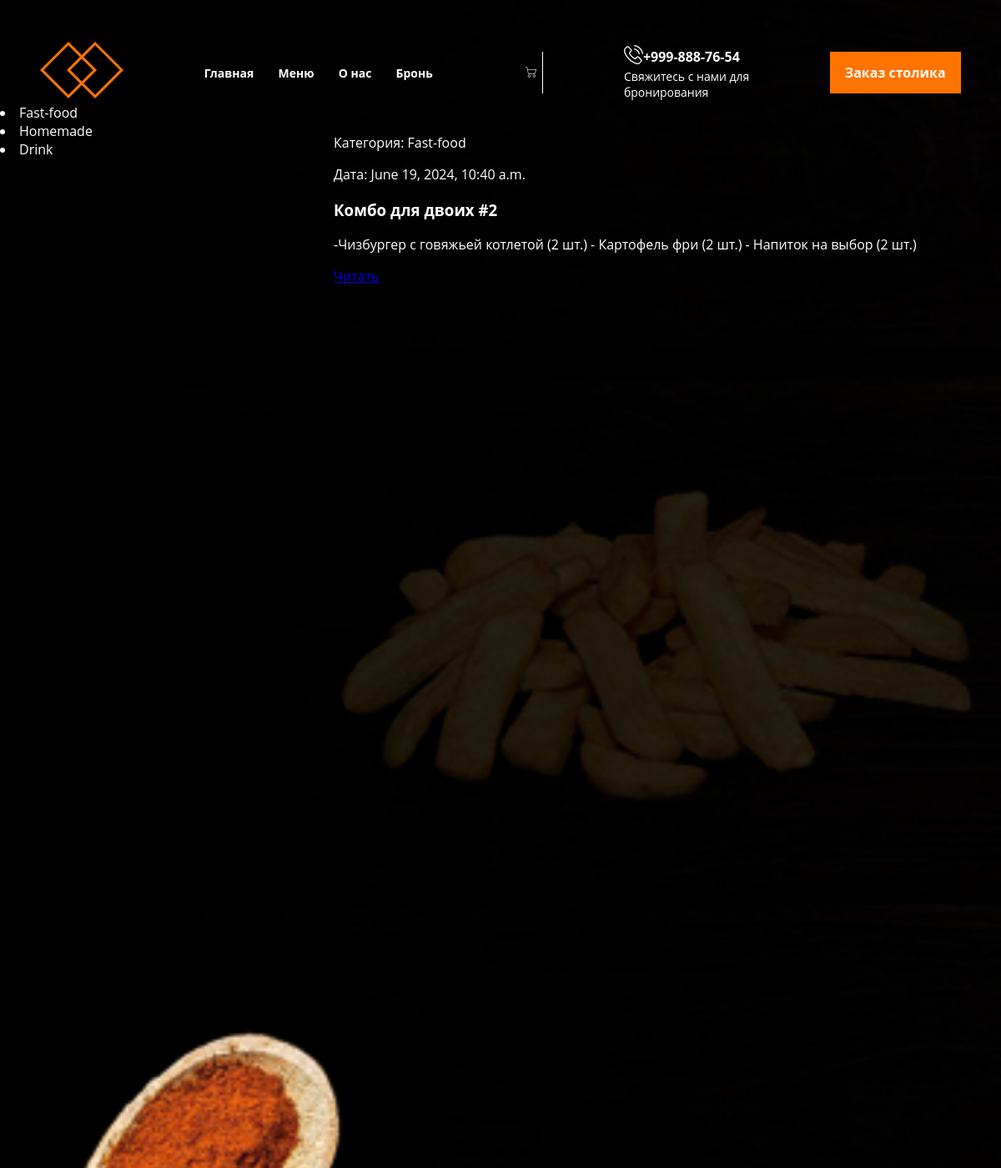
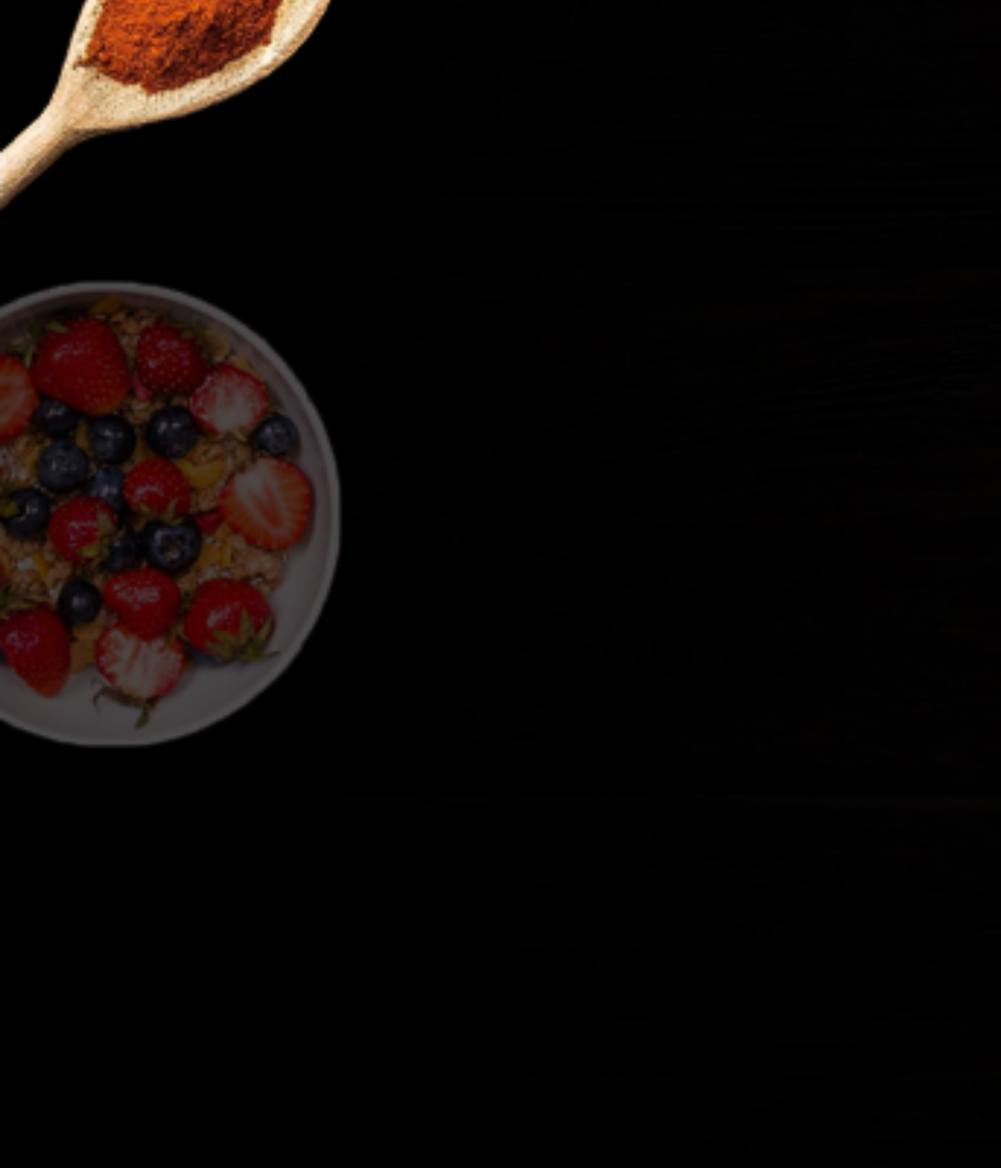
The app's page /post/1/ with its own data (2 pictures, top to bottom).
### myapp/models.py (models this page shows, shortened)
class category(models.Model):
    name=models.CharField(max_length=255,db_index=True, verbose_name='Имя')
    slug=models.SlugField(max_length=255,db_index=True,unique=True,verbose_name="Ссылка")
    def get_absolute_url(self):
            return reverse('category', kwargs={'category_id': self.pk})

class Posts(models.Model):
    title=models.CharField(max_length=255)
    content=models.CharField(max_length=500)
    price=models.CharField(max_length=500,null=True)
    is_publicated=models.BooleanField(blank=True, default=True)
    photo=models.ImageField(upload_to='photos/%Y/%m/%d')
    time_update = models.DateTimeField(auto_now=True)
    time_create = models.DateTimeField(auto_now_add=True)
    category = models.ForeignKey('category',on_delete=models.PROTECT, null=True)
    def get_absolute_url(self):
        return reverse('post', kwargs={'post_id': self.pk})

### myapp/views.py (the view)
# urls.py: path('post/<int:post_id>/', show_post, name='post'),
def show_post(request, post_id):
    post = get_object_or_404(Posts, id=post_id)
    all_category=category.objects.all()
    return render(request, 'posts.html',{'chab':chab,'post':post,'all_category':all_category})

### myapp/templates/posts.html (shortened to what this page needs)
{% extends  'base2.html' %}
{% load static %}
{% block zzz %}
<div class="post">
    <div class="article-panel">
        <p class="first">Категория: {{ post.category.name }}</p>
        <p class="last">Дата: {{ post.time_update }}</p>
    </div>
    <h3>{{ post.title }}</h3>
    <p>{{ post.content | linebreaks }}</p>
    <p class="link-read-post"><a href="{{ post.get_absolute_url }}">Читать</a></p>
</div>
{% endblock zzz %}

### myapp/templates/base2.html (shortened to what this page needs)
{% load static %}
<!DOCTYPE html>
<html lang="en">
<head>
    <link rel="stylesheet" href="{% static 'css/base2.css' %}">
</head>
<body>
<div class="sa">
    <div class="container">
        <div class="header_line">
            <div class="header_logo">
                <img src="{% static 'css/logo.png' %}" alt="">
            </div>
            <div class="nav">
            {% for i in chab %}
                    <a class="nav-item" href="{% url i.url_name %}">{{ i.title }}</a>
            {% endfor %}
            </div>
            <div class="cart">
                <a href="#">
                    <img class="cart-img" src="{% static 'css/cart.png' %}" alt="">
                </a>
            </div>
            <div class="phone">
                <div class="font-holder">
                    <div class="phone-img">
                        <img src="{% static 'css/phone.png' %}" alt="">
                    </div>
                    <div class="number"><a class="num" href="#">+999-888-76-54</a></div>
                </div>
                <div class="phone-text">
                    Свяжитесь с нами для <br> бронирования
                </div>
            </div>
            <div class="btn">
                <a class="button" href="#">Заказ столика</a>
            </div>
        </div>
    </div>
    <div class="glav_category">
        <div class="header-category">
            <div class="category">
                {% for c in all_category %}
                <li><a class="cat" href="{{ c.get_absolute_url }}">{{c.name}}</a></li>
                {% endfor %}
            </div>
            <div class="post">
                {% block zzz %}
                {% endblock zzz %}
            </div>
        </div>
    </div>
</div>
</body>
</html>

### static/css/base2.css (style rules this page uses)
body { margin: 0; font-family: 'Open Sans', sans-serif; }
.header_line { padding-top: 50px; display: flex; align-items: center ; justify-content: space-around; }
.nav-item { color: white; text-decoration: none; font-weight: 700; font-size: 14px; margin-right: 25px; transition: color 0.4s linear; }
.cart { position: relative; border-right: 1px solid #fff; padding-right: 10px; height: 50px; }
.cart-img { position: absolute; top: 18px; right: 7px; }
.num { color: white; text-decoration: none; font-weight: 700; transition: color 0.4s linear; }
.phone-text { font-size: 14px; color: #fff; font-weight: 400; }
.font-holder { display: flex; align-items: center; }
.button { background-color: rgba(255, 116, 0, 1); color: #fff; text-decoration: none; padding: 14px 18px ; font-weight: 700; transition: background-color 0.4s linear; }
.category { width: 180px; height: 100px; text-decoration: none; color: #fff; }
.cat { text-decoration: none; color: #fff; transition: color 0.3s linear; }
.glav_category { position: relative; top: 1px; }
.post { position: absolute; left: 200px; top: 10px; width: 700px; color: #fff; }
.sa { background-image: url(hero.png); height: 350vh; background-repeat: no-repeat; background-size: cover; background-attachment: fixed; }

### records on screen
category: name "Fast-food"
category: name "Homemade"
category: name "Drink"
Posts: category.name "Fast-food", time_update "June 19, 2024, 10:40 a.m.", title "Комбо для двоих #2", content "-Чизбургер с говяжьей котлетой (2 шт.) - Картофель фри (2 шт.) - Напиток на выбор (2 шт.)"

### other values on screen
{{ i.title }} "Главная" "Меню" "О нас" "Бронь"
